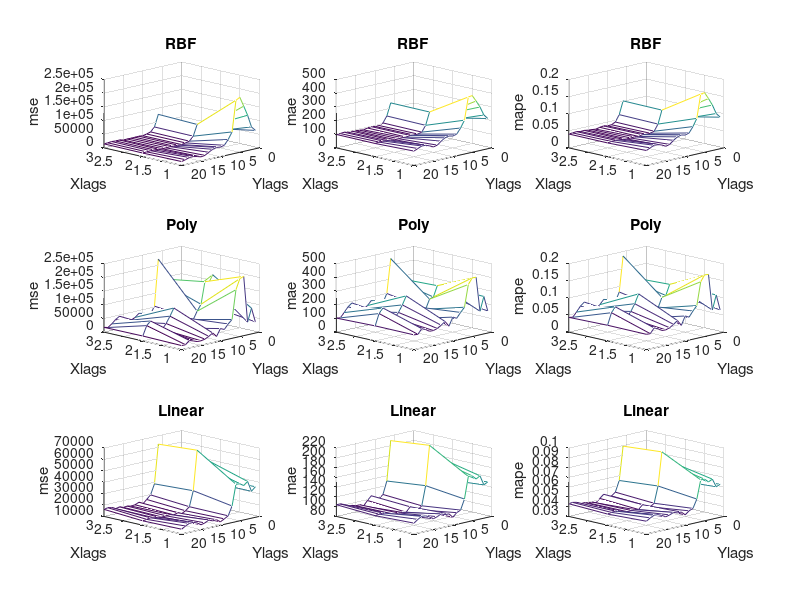

This figure's MATLAB source:
clear all;
clc;
load ('exp05_24_23_52.mat');

kernel_names = {'RBF_kernel', 'poly_kernel','lin_kernel'};

steps = 1;

entries = [];
for Y_lags = 1:20
    for X_lags = 1:3
        for k =1:length(kernel_names)
            current_entry.Ylags = Y_lags;
            current_entry.Xlags = X_lags;
            current_entry.kernel = kernel_names{k};
            sse = 0;
            mae = 0;
            mape = 0;
            for i = 1:size(outputs, 2)
                if outputs(i).Ylags == Y_lags && ...
                        outputs(i).Xlags == X_lags && ...
                        strcmp(outputs(i).kernel, kernel_names{k})
                    sse = sse + outputs(i).mse;
                    mae = mae + outputs(i).mae;
                    mape = mape + outputs(i).mape;
                end
            end
            current_entry.mse = sse/10;
            current_entry.mae = mae/10;
            current_entry.mape = mape/10;
            entries = [entries current_entry];
        end
    end
end
    
    
errors = zeros(20, 3, 3, 3);
for Ylag = 1:20
    for Xlag = 1:3
        for k = 1:length(kernel_names)
            for i = 1:size(entries, 2)
                if entries(i).Ylags == Ylag && ...
                        entries(i).Xlags == Xlag && ...
                        strcmp(entries(i).kernel , kernel_names{k})
                    errors(Ylag, Xlag, k, 1) = entries(i).mse;
                    errors(Ylag, Xlag, k, 2) = entries(i).mae;
                    errors(Ylag, Xlag, k, 3) = entries(i).mape;
                end
            end
        end
    end
end

kernel_str = {'RBF', 'Poly', 'Linear'};
error_names = {'mse', 'mae', 'mape'};
figure
k = 1;
for i=1:3
    for j=1:3
        subplot(3,3, k);
        mesh(errors(:, :, i,j));
        view(180+45, 20);
        title(kernel_str{i});
        xlabel('Xlags');
        ylabel('Ylags');
        zlabel(error_names{j});
        k = k+1;
    end
end
